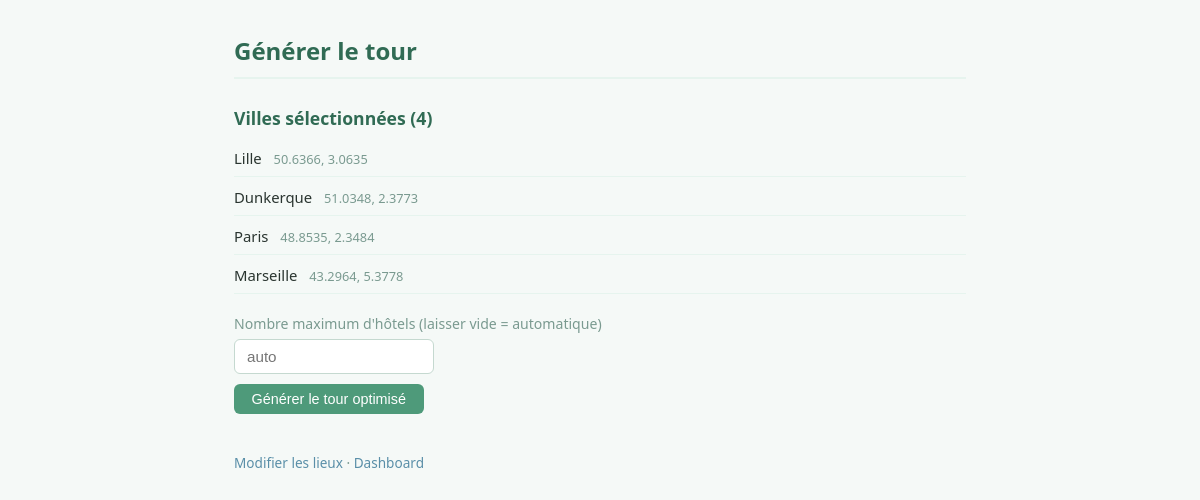
The app's page /pages/generate.php?travel_id=6 (signed in) with its own data.
### tables this page shows
CREATE TABLE `places` (
  `id` int NOT NULL,
  `travel_id` int NOT NULL,
  `nom` varchar(255) NOT NULL,
  `latitude` double NOT NULL,
  `longitude` double NOT NULL
);

### models/PlaceManager.php (called while the page is built, shortened)
<?php
class PlaceManager {
    private PDO $db;
    public function __construct(PDO $db) {
        $this->db = $db;
    }
    public function getPlacesByTravel(int $travelId): array {
        try {
            $stmt = $this->db->prepare("SELECT * FROM places WHERE travel_id = :travel_id");
            $stmt->execute([':travel_id' => $travelId]);
            return $stmt->fetchAll(PDO::FETCH_ASSOC);
        } catch (Exception $e) {
            error_log("Error fetching places: " . $e->getMessage());
            return [];
        }
    }
}

### pages/generate.php (the view, shortened to what this page needs)
<?php
require("../config/database.php");
require_once("../models/PlaceManager.php");
$travelId = isset($_GET['travel_id']) ? (int) $_GET['travel_id'] : 0;
$manager  = new PlaceManager($bdd);
$places   = $travelId > 0 ? $manager->getPlacesByTravel($travelId) : [];
?>
<!DOCTYPE html>
<html lang="fr">
<head>
    <link rel="stylesheet" href="../public/assets/css/style.css">
</head>
<body>
    <h1>Générer le tour</h1>
    <h2>Villes sélectionnées (<?= count($places) ?>)</h2>
    <ul style="list-style:none;padding:0;margin-bottom:1.2rem">
        <?php foreach ($places as $place): ?>
            <li style="padding:.3rem 0;border-bottom:1px solid var(--green-light);font-size:.93rem">
                <?= htmlspecialchars($place['nom']) ?>
                <span style="color:var(--muted);font-size:.8rem;margin-left:.5rem"><?= round($place['latitude'],4) ?>, <?= round($place['longitude'],4) ?></span>
            </li>
        <?php endforeach; ?>
    </ul>
    <form action="" method="POST">
        <label for="max_hotels">Nombre maximum d'hôtels <span style="color:var(--muted)">(laisser vide = automatique)</span></label>
        <input type="number" id="max_hotels" name="max_hotels" min="1" max="<?= count($places) ?>" placeholder="auto" style="max-width:200px">
        <button type="submit">Générer le tour optimisé</button>
    </form>
    <div class="nav">
        <a href="places.php?travel_id=<?= $travelId ?>">Modifier les lieux</a> &middot;
        <a href="dashboard.php">Dashboard</a>
    </div>
</body>
</html>

### public/assets/css/style.css (style rules this page uses)
:root { --green: #4e9a7a; --green-dark: #306b54; --green-light: #e6f4ee; --blue: #5a8fa8; --blue-light: #e5f0f7; --bg: #f5f9f7; --text: #2a3530; --muted: #7a9a90; --border: #c5d9d0; --white: #ffffff; --radius: 6px; }
*, *::before, *::after { box-sizing: border-box; margin: 0; padding: 0; }
body { font-family: 'Segoe UI', system-ui, sans-serif; font-size: 15px; background: var(--bg); color: var(--text); line-height: 1.6; padding: 2rem 1.5rem; max-width: 780px; margin: 0 auto; }
h1 { font-size: 1.5rem; color: var(--green-dark); margin-bottom: 1.2rem; border-bottom: 2px solid var(--green-light); padding-bottom: .4rem; }
h2 { font-size: 1.1rem; color: var(--green-dark); margin: 1.6rem 0 .6rem; }
a { color: var(--blue); text-decoration: none; }
form { margin-bottom: .8rem; }
input[type="text"], input[type="email"], input[type="password"], input[type="number"], select { display: block; width: 100%; padding: .5rem .75rem; border: 1px solid var(--border); border-radius: var(--radius); background: var(--white); color: var(--text); font-size: .95rem; margin-bottom: .6rem; transition: border-color .15s; }
label { display: block; font-size: .88rem; color: var(--muted); margin-bottom: .2rem; }
button { display: inline-block; padding: .45rem 1.1rem; border: none; border-radius: var(--radius); background: var(--green); color: var(--white); font-size: .9rem; cursor: pointer; transition: background .15s; margin-bottom: .4rem; }
ul { padding-left: 1.2rem; }
ul li { margin-bottom: .3rem; }
.nav { margin-top: 2rem; font-size: .85rem; color: var(--muted); }
.nav a { color: var(--blue); }

### records on screen
places: nom "Lille", latitude "50.6366", longitude "3.0635"
places: nom "Dunkerque", latitude "51.0348", longitude "2.3773"
places: nom "Paris", latitude "48.8535", longitude "2.3484"
places: nom "Marseille", latitude "43.2964", longitude "5.3778"

### other values on screen
count($places) "4"
